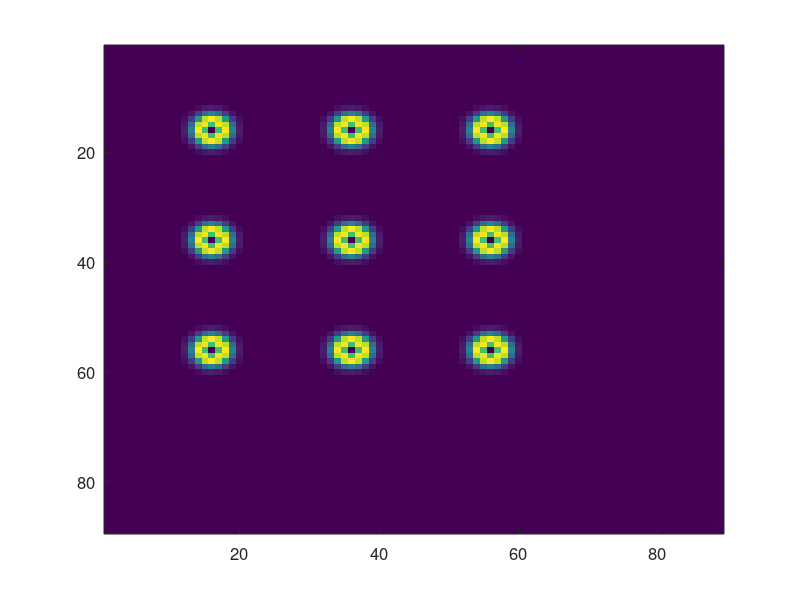
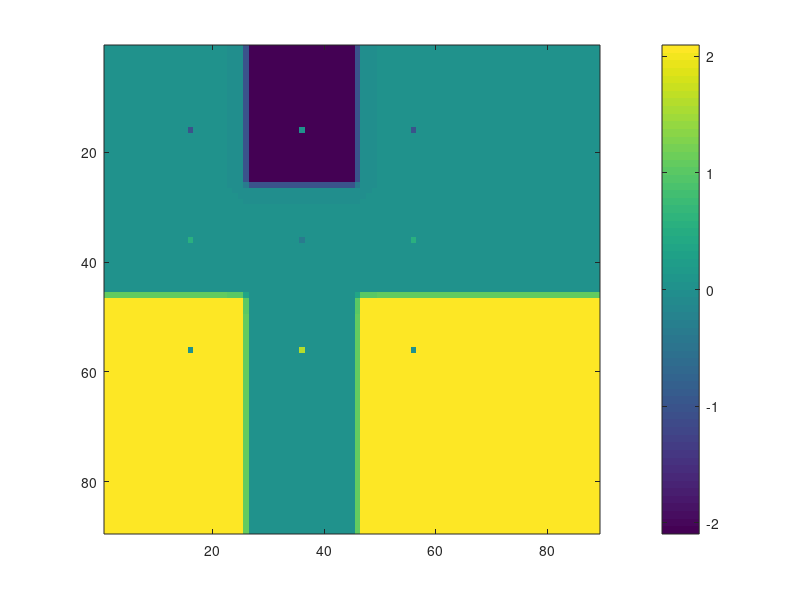

Recreate these plots in MATLAB, in order. (Note: this script raises an error after producing the figures.)
clc;
clear all;
close all;

%% define a backbone
global lambda k AmpImage N M meshSize z;
N = 3; %3by3
space = 200e-6; %Spacing between elements
z = 1000e-6; % Distance of Image plane from the resonator plane

lambda = 1.550e-6;
k = 2 * pi / lambda;

Amp_sample = ones(N,N);
Amp_sample(1,1)=1;
Phase_sample = [0	-2.09439510239320	0
0	0	0
2.09439510239320	0	2.09439510239320];

% sizeOfResonator = 10e-6; %10um.
spotSize = 20e-6;
meshSize = 10000E-9;
spotSizeInner = 15e-6;
boundary = 00e-6;

nearFields{N,N} = 0;

totalMesh = (space + boundary+ spotSize)*(N+1)/meshSize;

[xsNear, ysNear] = meshgrid((0:totalMesh) .* meshSize); % defining near field grid + xN/2

nearField = 0;

%% Generate the sample plane profile
for col = 1:N
    for row = 1:N
        nearFields{row, col} = Amp_sample(row, col) * (exp((-((xsNear - boundary*2 - (col-0.25) * space).^2 ...
        + (ysNear - boundary*2 - (row-0.25) * space).^2) / (spotSize^2)))...
        -exp((-((xsNear - boundary*2 - (col-0.25) * space).^2 + ...
            (ysNear - boundary*2 - (row-0.25) * space).^2) / (spotSizeInner^2))))* exp(1i * Phase_sample(row, col));
        nearField = nearField + nearFields{row, col};
    end
end

figure;
imagesc(abs(nearField));
set(gcf, 'Position', [00, 00, 350, 300])
set(gca,'FontSize', 12) % Font Size

figure;
imagesc(angle(nearField));
colorbar

%% calculate the hologram
E_holo = HologramHelperClass.supperposition(conj(nearField));

figure;
imagesc(abs((E_holo.*E_holo)));
set(gcf, 'Position', [00, 00, 350, 300])
set(gca,'FontSize', 12) % Font Size

figure;
imagesc(angle(E_holo));

